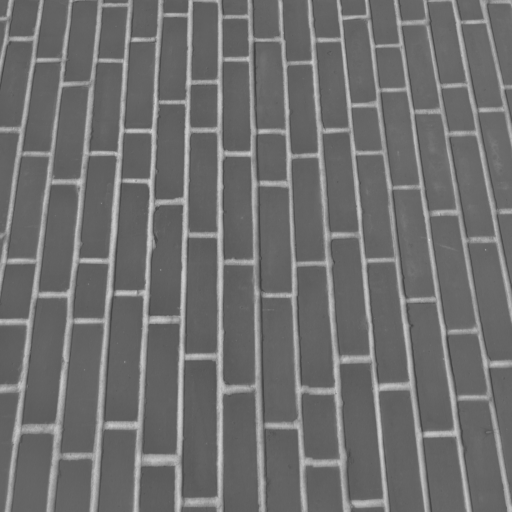
#> input picture skimage.data.brick(), 512 x 512 px
$ jupyter execute teoria.ipynb
#> lines starting #> are read from the running program, lines starting #| are printed output that depends on the picture; after the words box and inside, x2 and y2 are one past the last pixel; in counts of white or black regions, pixels touching at a corner belong together
[cell 1]
import numpy as np
import matplotlib.pyplot as plt
import scipy.ndimage as ndi
import skimage.io as io
import skimage.data as data # libreria di immagini utili
from sklearn.svm import LinearSVC
from skimage.feature import local_binary_pattern

path = 'C:\\Users\\rocco\\Documents\\università\\ESM\\laboratorio\\Immagini\\'

## Descrittori locali per la classificazione di immagini

I descrittori locali (_handcrafted features_) sono utili per classificare immagini tramite tessiture.
L'obiettivo di un descrittore è quello di rappresentare sinteticamente e in maniera robusta le caratteristiche salienti di un'immagine al fine di discriminarla da altre. I descrittori locali descrivono il comportamento dell'immagine in un intorno del pixel (_patch_) e possono essere:
- **Densi**: calcolati per ogni pixel dell'immagine;
- **Sparsi**: calcolati solo per alcuni pixel salienti.

Per ottenere una rappresentazione di tutta l’immagine, l’informazione estratta da tali descrittori viene aggregata ad esempio calcolando l’istogramma. Il **local binary pattern** (LBP) è un descrittore locale denso utilizzato principalmente per l'analisi di texture dell'immagine. LBP è calcolato per ogni pixel effettuando i seguenti passi:
1. Individuazione di un vicinato costituito da P pixel rispetto al pixel centrale;
2. Confronto di ogni pixel del vicinato con il pixel centrale, ottenendo una stringa di P bit dove 1 indica che il pixel del vicinato è >= del pixel centrale, 0 altrimenti.
3. Conversione della stringa di bit in un numero intero da 0 a _(2^P) - 1_.

Il vicinato può avere diverse forme (circolare, quadrato) e diversi raggi. Il confronto del vicinato con il pixel centrale permette di individuare diversi pattern.

[cell 2]
# Local Binary Pattern

x = np.float32(data.brick())

h0 = np.array([[1,0,0],[0,-1,0],[0,0,0]], dtype=np.float32) # Nord Ovest
h1 = np.array([[0,1,0],[0,-1,0],[0,0,0]], dtype=np.float32) # Nord
h2 = np.array([[0,0,1],[0,-1,0],[0,0,0]], dtype=np.float32) # Nord Est
h3 = np.array([[0,0,0],[0,-1,1],[0,0,0]], dtype=np.float32) # Est
h4 = np.array([[0,0,0],[0,-1,0],[0,0,1]], dtype=np.float32) # Sud Est
h5 = np.array([[0,0,0],[0,-1,0],[0,1,0]], dtype=np.float32) # Sud
h6 = np.array([[0,0,0],[0,-1,0],[1,0,0]], dtype=np.float32) # Sud Ovest
h7 = np.array([[0,0,0],[1,-1,0],[0,0,0]], dtype=np.float32) # Ovest

b0 = ndi.correlate(x, h0) >= 0
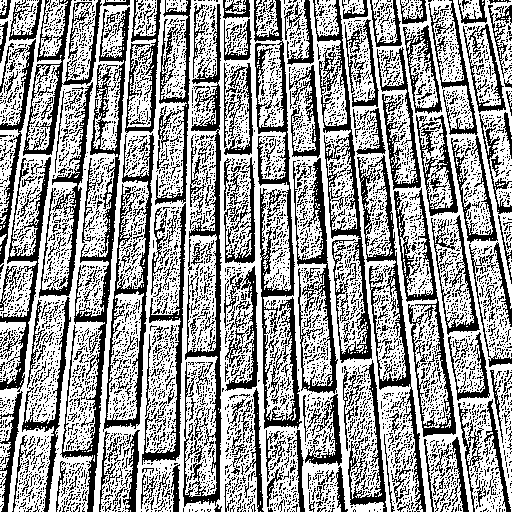
#> b0: shape (512, 512) bool; 60.7% white; 6341 black regions (5968 under 20 px), largest, box (x1, y1, x2, y2) and area: (60, 7, 130, 512) 4751, (254, 0, 302, 429) 4628, (183, 4, 222, 507) 4308
b1 = ndi.correlate(x, h1) >= 0
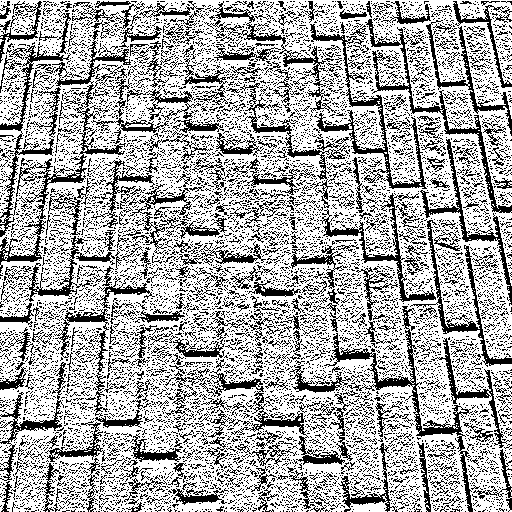
#> b1: shape (512, 512) bool; 67.4% white; black in thin lines or dots
b2 = ndi.correlate(x, h2) >= 0
#> b2: shape (512, 512) bool; 63.8% white; 7982 black regions (7547 under 20 px), largest, box (x1, y1, x2, y2) and area: (0, 0, 292, 512) 24450, (265, 0, 383, 512) 7035, (338, 0, 454, 512) 6177
b3 = ndi.correlate(x, h3) >= 0
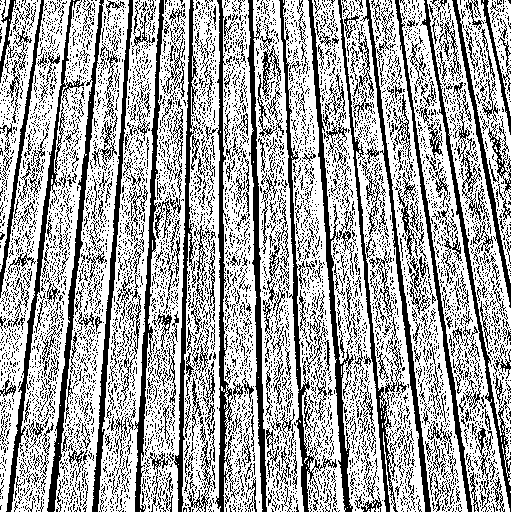
#> b3: shape (512, 512) bool; 65.5% white; 7465 black regions (6954 under 20 px), largest, box (x1, y1, x2, y2) and area: (308, 0, 354, 512) 2996, (134, 0, 172, 512) 2800, (47, 0, 104, 512) 2769
b4 = ndi.correlate(x, h4) >= 0
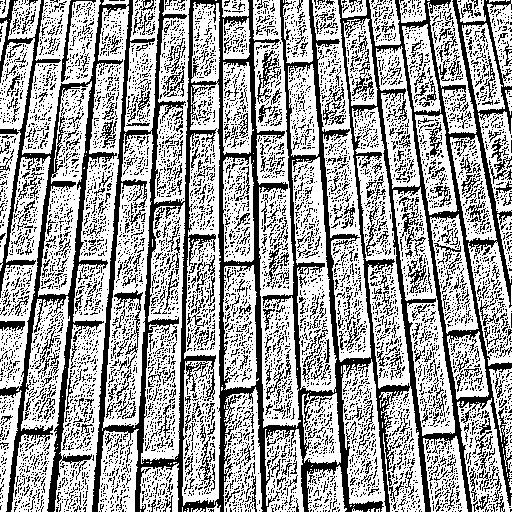
#> b4: shape (512, 512) bool; 63.5% white; 8010 black regions (7520 under 20 px), largest, box (x1, y1, x2, y2) and area: (0, 0, 512, 512) 46663, (114, 290, 143, 355) 378, (257, 50, 281, 104) 349
b5 = ndi.correlate(x, h5) >= 0
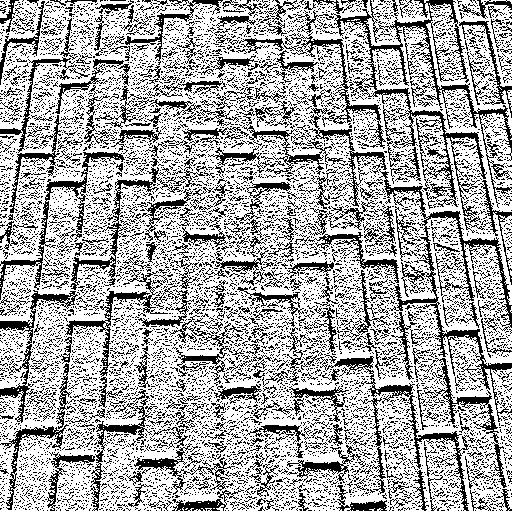
#> b5: shape (512, 512) bool; 67.4% white; black in thin lines or dots
b6 = ndi.correlate(x, h6) >= 0
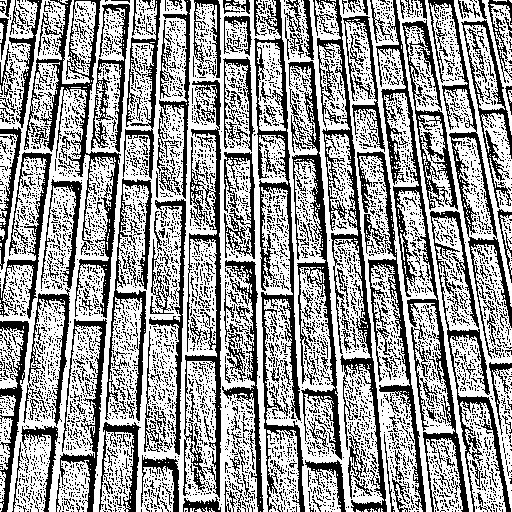
#> b6: shape (512, 512) bool; 60.7% white; 6403 black regions (6061 under 20 px), largest, box (x1, y1, x2, y2) and area: (254, 0, 305, 512) 5252, (316, 0, 387, 512) 4829, (376, 0, 469, 512) 4695
b7 = ndi.correlate(x, h7) >= 0
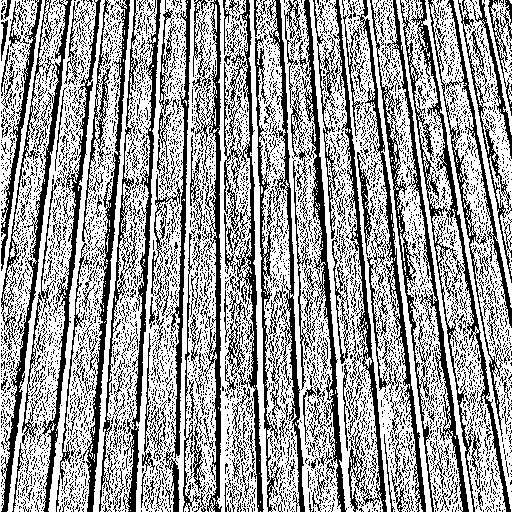
#> b7: shape (512, 512) bool; 62% white; 5889 black regions (5557 under 20 px), largest, box (x1, y1, x2, y2) and area: (400, 0, 511, 512) 5061, (293, 0, 347, 512) 4230, (224, 0, 264, 512) 4170

y = b0 + b1*2 + b2*4 + b3*8 + b4*16 + b5*32 + b6*64 + b7*128

mappa_uniformi = (y==0) | (y==255)
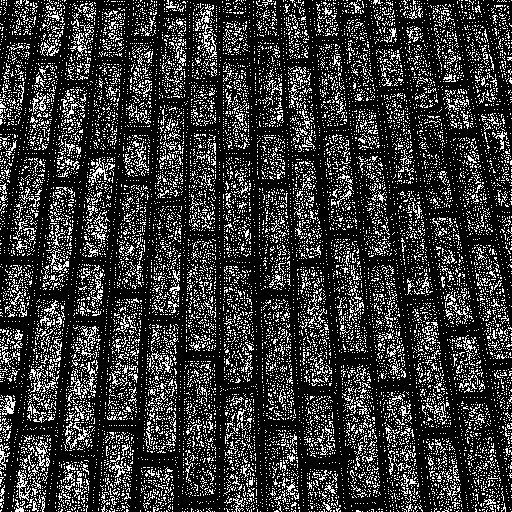
#> mappa_uniformi: shape (512, 512) bool; 21.2% white in thin lines or dots

plt.figure()
plt.imshow(x, clim=[0,255], cmap='gray')
plt.title('input')

plt.figure()
plt.imshow(y, clim=[0,255], cmap='gray')
plt.title('immagine LBP')

plt.figure()
plt.imshow(mappa_uniformi, clim=[0,1], cmap='gray')
plt.title('mappa delle patch uniformi')

## Classificazione tramite apprendimento automatico
In questa sezione vedremo come usare un descrittore locale per analizzare immagini al microscopio di tessuti tumorali. L'obittivo è classificare le immagini in tumori benigni e maligni.

[cell 3]
# classificazione SVM

'''
L'istogramma estratto da LBP rappresenta il vettore di features che sarà utilizzato dal classificatore per individuare la migliore partizione dello spazio delle features. In questo esperimento useremo un classificatore lineare SVM.
'''

train_label = np.load(path+'train_label.npy')
#> (reads immagini/Immagini/train_label.npy from the repository)
'''
Vettore di etichette per 896 immagini di tessuti tumorali. L'etichetta è 1 se l'immagine è relativa ad un tumore maligno ed è 0 se è relativo ad un tumore benigno.
'''

train_feat = np.load(path+'train_lbp_8_1_default.npy')
#> (reads immagini/Immagini/train_lbp_8_1_default.npy from the repository)
'''
Matrice 896x256 contenente i vettori di features, uno per ogni riga.
'''

# Normalizzazione
mu = np.mean(train_feat, 0) #vettore delle medie calcolato sulle righe
sigma = np.std(train_feat, 0) #vettore delle deviazioni std calcolato sulle righe
train_feat = (train_feat-mu)/(sigma + 1e-15)

classifier = LinearSVC().fit(train_feat, train_label) # fase di training

x = io.imread(path+'test_breakhis.png')
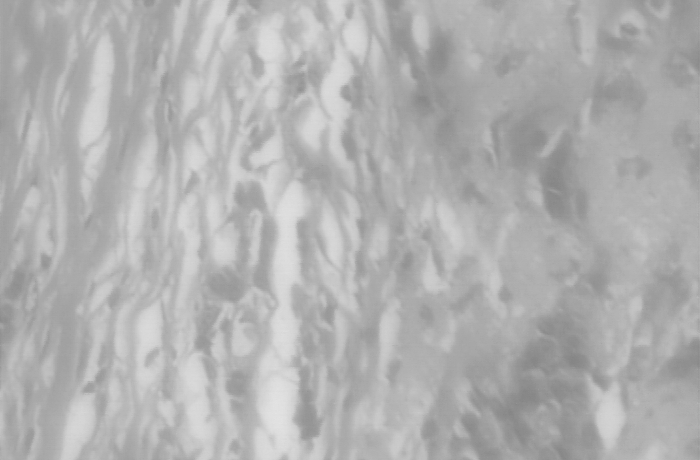
#> input picture immagini/Immagini/test_breakhis.png, 700 x 460 px, found by its file name
#> x is the input picture: shape (460, 700); min 132, max 228, mean 176.5
y = local_binary_pattern(x,8,1)
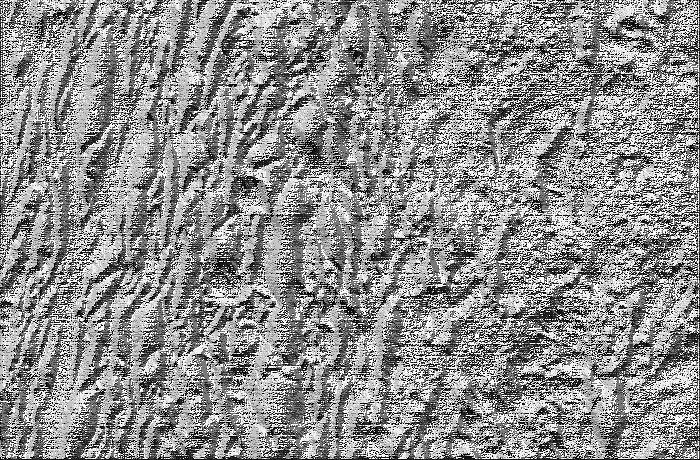
#> y: shape (460, 700) float64; min 0, max 255, mean 141.9
feat, b = np.histogram(y.flatten(), bins=np.arange(0,257), density = True)
#> feat = 256 values, max 0.11 at index 255, min 0 at index 138, mean 0.00391; b = 257 values from 0 to 256

feat = (feat-mu)/(sigma+1e-15)
#> feat = 256 values, max 3.96 at index 199, min -2.8 at index 99, mean -0.258
feat = np.reshape(feat, (1,-1))

predizione = classifier.predict(feat)
#> predizione = [1]
if predizione == 1:
    print('tumore benigno')
else:
    print('tumore maligno')
